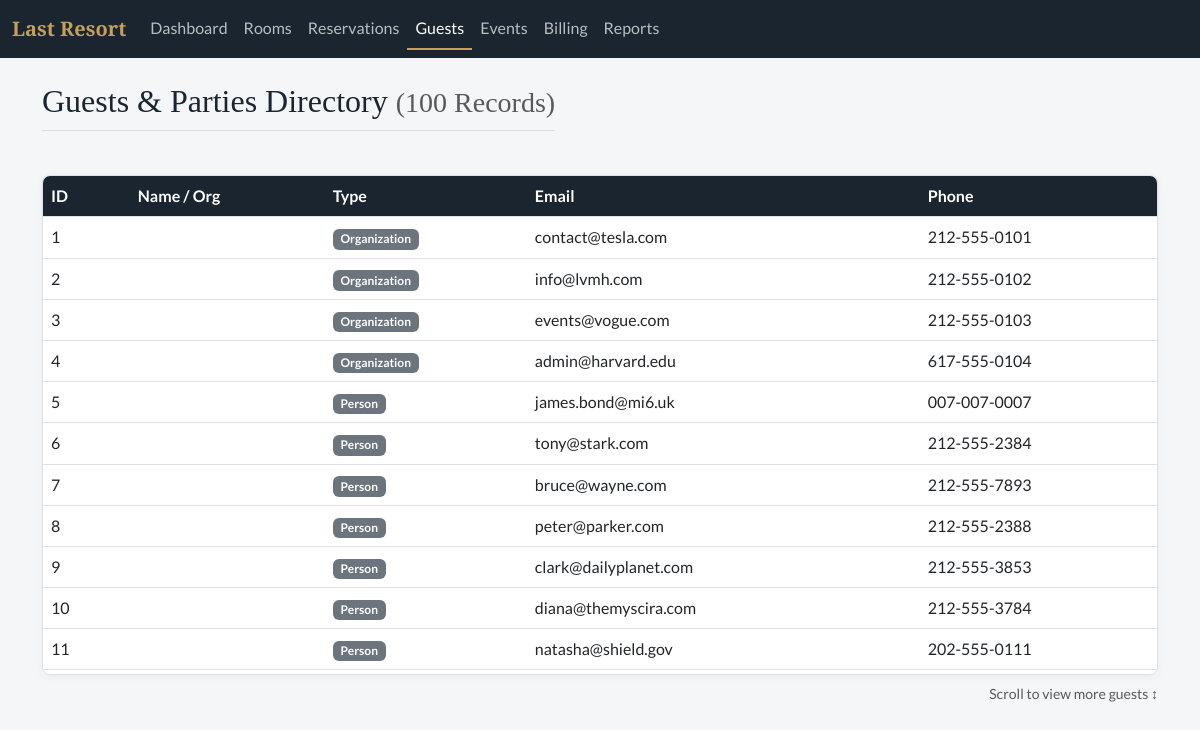
/parties, run on the app's committed database.
### tables this page shows
CREATE TABLE party (
    partyId INTEGER PRIMARY KEY,
    email TEXT,
    phone TEXT
);

### app.py (the view, shortened to what this page needs)
@app.route('/parties')
def parties():
    db = get_db()
    search_query = request.args.get('search', '')
    sort_col = request.args.get('sort', 'partyId')   # 默认按 ID
    order = request.args.get('order', 'asc').lower() # asc / desc
    allowed_sort_cols = {
        'partyId': 'p.partyId',
        'displayName': 'displayName',
        'type': 'type',
        'email': 'p.email',
        'phone': 'p.phone'
    }
    sort_sql = allowed_sort_cols.get(sort_col, 'p.partyId')
    if order not in ['asc', 'desc']:
        order = 'asc'
    sql = f"""
        SELECT p.partyId, p.email, p.phone,
               COALESCE(pe.firstName || ' ' || pe.lastName, o.orgName) AS displayName,
               CASE WHEN pe.partyId IS NOT NULL THEN 'Person' ELSE 'Organization' END AS type
        FROM party p
        LEFT JOIN person pe ON p.partyId = pe.partyId
        LEFT JOIN organization o ON p.partyId = o.partyId
        WHERE 1=1
    """
    params = []
    sql += f" ORDER BY {sort_sql} {order}"
    parties_list = db.execute(sql, params).fetchall()
    return render_template(
        'parties.html',
        parties=parties_list,
        active_page='parties'
    )

### app.py (called while the page is built)
def get_db():
    db = getattr(g, '_database', None)
    if db is None:
        db = g._database = sqlite3.connect(DATABASE)
        db.row_factory = sqlite3.Row
    return db

@app.teardown_appcontext
def close_connection(exception):
    db = getattr(g, '_database', None)
    if db is not None:
        db.close()

### templates/parties.html
{% extends "base.html" %}
{% block content %}
<div class="d-flex justify-content-between align-items-center mb-4">
    <h2>Guests & Parties Directory <small class="text-muted">({{ parties|length }} Records)</small></h2>
</div>
<div class="table-scroll-container card">
    <table class="table table-hover mb-0">
        <thead class="table-light"><tr><th>ID</th><th>Name / Org</th><th>Type</th><th>Email</th><th>Phone</th></tr></thead>
        <tbody>
            {% for p in parties %}
            <tr>
                <td>{{ p.partyId }}</td>
                <td><strong>{{ p.firstName }} {{ p.lastName }}{{ p.orgName }}</strong></td>
                <td><span class="badge bg-secondary">{{ p.type }}</span></td>
                <td>{{ p.email }}</td>
                <td>{{ p.phone }}</td>
            </tr>
            {% endfor %}
        </tbody>
    </table>
</div>
<div class="mt-2 text-muted small text-end">Scroll to view more guests ↕</div>
{% endblock %}

### static/css/style.css (style rules this page uses)
:root { --primary-navy: #1a2530; --secondary-gold: #c5a059; --bg-light: #f4f6f8; --text-dark: #2c3e50; --clean-green: #2ecc71; --dirty-red: #e74c3c; --occupied-blue: #3498db; }
body { font-family: 'Lato', 'Segoe UI', sans-serif; background-color: var(--bg-light); color: var(--text-dark); }
.card { border: none; border-radius: 8px; box-shadow: 0 2px 10px rgba(0,0,0,0.05); }
h2 { font-family: 'Playfair Display', serif; color: var(--primary-navy); margin-bottom: 20px; border-bottom: 1px solid #ddd; padding-bottom: 10px; }
.table-scroll-container { max-height: 500px; overflow-y: auto; overflow-x: hidden; border: 1px solid #e0e0e0; border-radius: 8px; background: white; }
.table-scroll-container thead th { position: sticky; top: 0; background-color: var(--primary-navy); color: white; z-index: 1; box-shadow: 0 2px 2px -1px rgba(0, 0, 0, 0.4); }

### data on the page
party: partyId "1", type "Organization", email "contact@tesla.com", phone "212-555-0101"
party: partyId "2", type "Organization", email "info@lvmh.com", phone "212-555-0102"
party: partyId "3", type "Organization", email "events@vogue.com", phone "212-555-0103"
party: partyId "4", type "Organization", email "admin@harvard.edu", phone "617-555-0104"
party: partyId "5", type "Person", email "james.bond@mi6.uk", phone "007-007-0007"
party: partyId "6", type "Person", email "tony@stark.com", phone "212-555-2384"
party: partyId "7", type "Person", email "bruce@wayne.com", phone "212-555-7893"
party: partyId "8", type "Person", email "peter@parker.com", phone "212-555-2388"
party: partyId "9", type "Person", email "clark@dailyplanet.com", phone "212-555-3853"
party: partyId "10", type "Person", email "diana@themyscira.com", phone "212-555-3784"
party: partyId "11", type "Person", email "natasha@shield.gov", phone "202-555-0111"

### other printed values
{{ parties|length }} "100"
